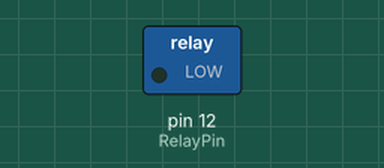
This program was run on a simulated Raspberry Pi (header pin numbers). On the bench: switched loads named in the program (green lamp = pin HIGH). Dashed ring = blinking. What the program prints to the terminal is not drawn.

Above: at 0.2 s.
Timing chart, 0 to 3.0 s (numbered marks = the images above):
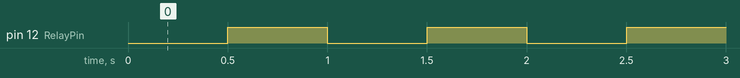

The program:

lession6.py
```python
#!/usr/bin/env python
import RPi.GPIO as GPIO
import time

RelayPin = 12  # pin12?


def setup():
    GPIO.setmode(GPIO.BOARD)  # Numbers pins by physical location
    GPIO.setup(RelayPin, GPIO.OUT)  # Set pin mode as output
    GPIO.output(RelayPin, GPIO.HIGH)


def loop():
    while True:
        print '...clsoe'
        GPIO.output(RelayPin, GPIO.LOW)
        time.sleep(0.5)
        print 'open...'
        GPIO.output(RelayPin, GPIO.HIGH)
        time.sleep(0.5)


def destroy():
    GPIO.output(RelayPin, GPIO.HIGH)
    GPIO.cleanup()  # Release resource


if __name__ == '__main__':  # Program start from here
    setup()
    try:
        loop()
    except KeyboardInterrupt:  # When 'Ctrl+C' is pressed, the child program destroy() will be  executed.
        destroy()
```

Measured:
- by itself, pin 12 (RelayPin): alternates HIGH for 0.50 s and LOW for 0.50 s
